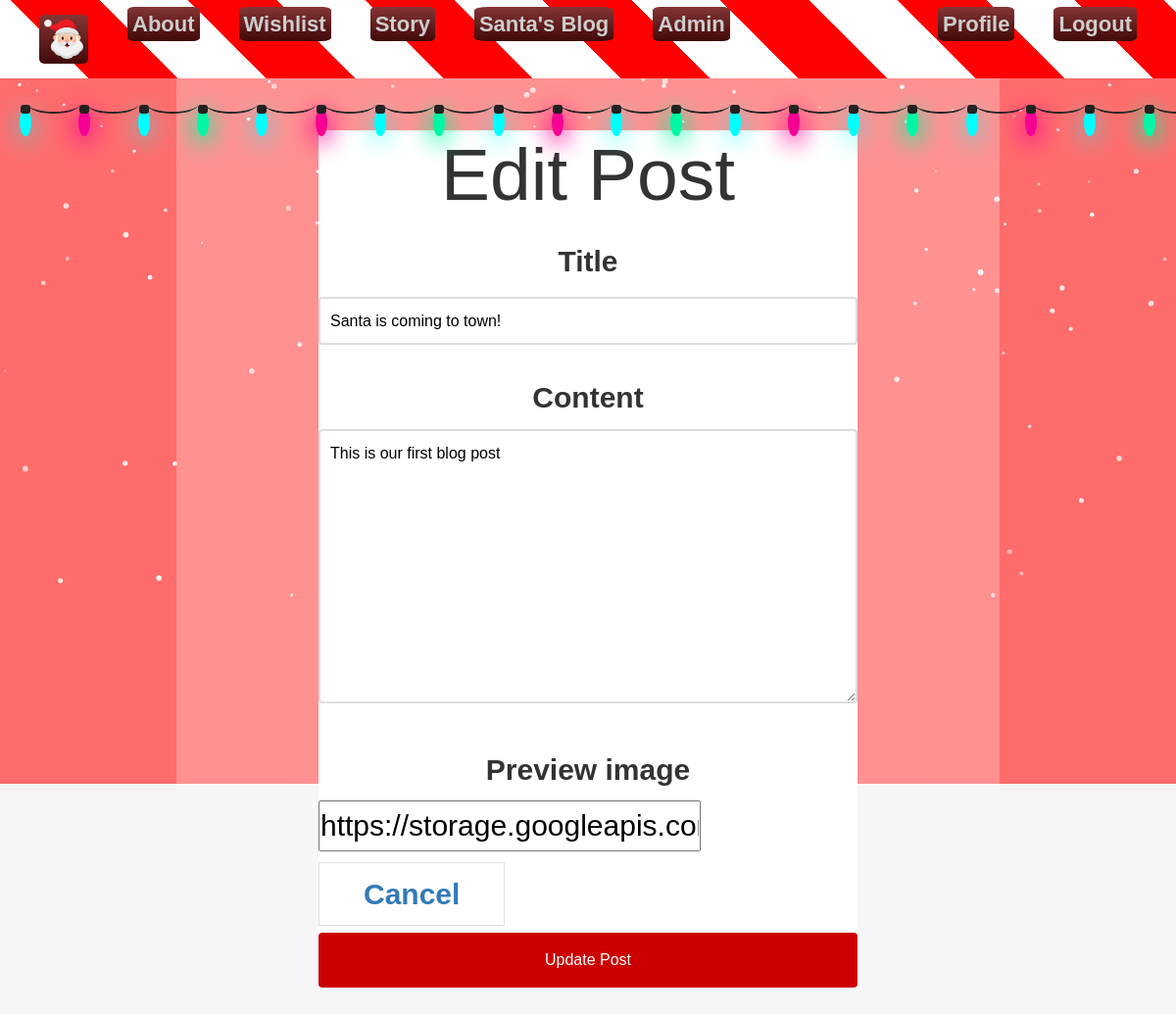
/blogs/1edit/ (signed in), run on an earlier commit of the app's database.
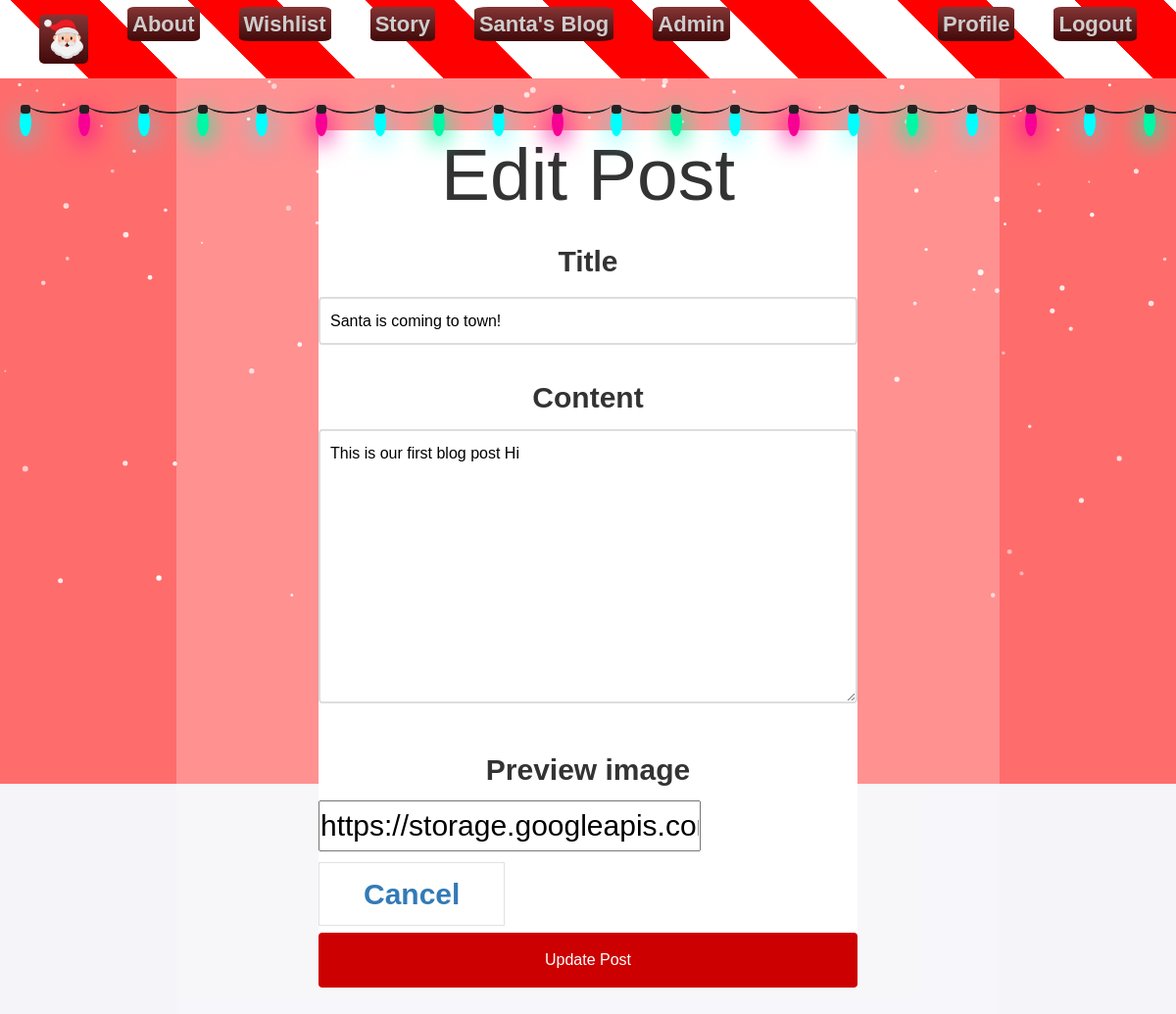
And on a later commit of the database.
### SantasWorkshop/blogs/models.py (models this page shows, shortened)
class BlogPost(models.Model):
    title = models.CharField(max_length=50)
    content = models.TextField()
    preview_image = models.URLField()
    created_date = models.DateTimeField(default=timezone.now)
    published_date = models.DateTimeField(blank=True, null=True)
    author = models.ForeignKey(UserModel, on_delete=models.CASCADE)
    class Meta:
        permissions = [
            ("can_publish_post", "Can publish blog posts"),
            ("can_edit_others_posts", "Can edit posts by other users"),
            ("can_delete_others_posts", "Can delete posts by other users"),
            ("can_view_all_posts", "Can view all posts"),
        ]
    def publish(self):
        self.published_date = timezone.now()
        self.status = 'published'
        self.save()

### SantasWorkshop/blogs/views.py (the view)
# urls.py: path('edit/', views.BlogPostUpdateView.as_view(), name='post_edit'),
class BlogPostUpdateView(PermissionRequiredMixin, UpdateView):
    model = BlogPost
    form_class = BlogPostForm
    template_name = 'blog/post_edit.html'
    permission_required = 'can_edit_others_posts'
    success_url = reverse_lazy('post_list')
    def has_permission(self):
        obj = self.get_object()
        return super().has_permission() or obj.author == self.request.user

### SantasWorkshop/blogs/forms.py
class BlogPostForm(forms.ModelForm):
    class Meta:
        model = BlogPost
        fields = ('title', 'content', 'preview_image',)

### templates/blog/post_edit.html (shortened to what this page needs)
{% extends 'common/base.html' %}
{% block content %}
<div class="container mx-auto p-4">
    <div class="max-w-4xl mx-auto bg-white rounded-lg shadow-md p-6">
        <h1 class="text-2xl font-bold mb-6">{% if form.instance.pk %}Edit{% else %}New{% endif %} Post</h1>
        <form method="post" enctype="multipart/form-data" class="space-y-6">
            {% for field in form %}
            <div class="form-group">
                <label for="{{ field.id_for_label }}" class="block text-sm font-medium text-gray-700 mb-1">
                    {{ field.label }}
                </label>
                {% if field.field.widget.input_type == 'file' %}
                <div class="mt-1 flex justify-center px-6 pt-5 pb-6 border-2 border-gray-300 border-dashed rounded-md">
                    {{ field }}
                </div>
                {% else %}
                    {{ field }}
                {% endif %}
            </div>
            {% endfor %}
            <div class="flex justify-end space-x-4">
                <a href="{% url 'post_list' %}" class="px-4 py-2 border border-gray-300 rounded-md text-gray-700 hover:bg-gray-50">
                    Cancel
                </a>
                <button type="submit" class="px-4 py-2 bg-blue-500 text-white rounded-md hover:bg-blue-600">
                    {% if form.instance.pk %}Update{% else %}Create{% endif %} Post
                </button>
            </div>
        </form>
    </div>
</div>
{% endblock %}

### templates/common/base.html (shortened to what this page needs)
{% load static %}
<!DOCTYPE html>
<html lang="en">
<head>
    <link href="https://cdn.jsdelivr.net/npm/bootstrap@5.3.3/dist/css/bootstrap.min.css" rel="stylesheet"
>
    {% block styles %}
        <link rel="stylesheet" href="{% static 'css/styles.css' %}">
    {% endblock %}
</head>
<body>
{% include 'common/nav.html' %}
{% include 'common/lights.html' %}
<div id="main-background">
    {% include 'common/snow.html' %}
    <main id="main-view">
        {% block content %}
        {% endblock %}
    </main>
</div>
</body>
</html>

### templates/common/nav.html (shortened to what this page needs)
{% load static %}
<nav class="menu-container">
    <a href="{% url 'index' %}" class="menu-logo nb-l">
        <img src="{% static 'images/santa-claus.png' %}" alt="🎅 "/>
    </a>
    <div class="menu">
        <ul>
            <li>
                <a href="{% url 'about' %}" class="nb-l">
                    About
                </a>
            </li>
            <li>
                <a href="{% url 'dash' %}" class="nb-l">
                    Wishlist
                </a>
            </li>
            <li>
                <a href="{% url 'story' %}" class="nb-l">
                    Story
                </a>
            </li>
            <li>
                <a href="{% url 'post_list' %}" class="nb-l">
                    Santa's Blog
                </a>
            </li>
            {% if user.is_superuser or user.is_staff%}
                <li>
                    <a href="{% url 'admin:index' %}" class="nb-l">
                        Admin
                    </a>
                </li>
            {% endif %}
        </ul>
        {% if not request.user.is_authenticated %}
            <ul>
                <li>
                    <a href="{% url 'register' %}" class="nb-l">
                        Register
                    </a>
                </li>
                <li>
                    <a href="{% url 'login' %}" class="nb-l">
                        Login
                    </a>
                </li>
            </ul>
        {% else %}
            <ul>
                <li>
                    <a href="{% url 'profile-details' request.user.pk %}" class="nb-l">
                        Profile
                    </a>
                </li>
                <li>
                    <a href="{% url 'logout' %}" onclick="event.preventDefault(); document.getElementById('logout-form').submit()" class="nb-l">
                        Logout
                    </a>
                </li>
            </ul>
        {% endif %}
    </div>
</nav>

### templates/common/lights.html (shortened to what this page needs)
<ul class="lightrope">
</ul>

### templates/common/snow.html (shortened to what this page needs)
{% load static %}
<section class="sky">
    </section>

### static/css/main.css (style rules this page uses)
#main-background { position: relative; min-height: 100vh; width: auto; overflow: auto; z-index: 10; }
#main-view { position: relative; top: 0; left: 15%; right: 15%; width: 70%; height: auto; background-color: rgba(255, 255, 255, 0.25); padding: 20px; padding-top: 11vh; z-index: 1; }
* { box-sizing: border-box; margin: 0; padding: 0; }
body { font-family: "Roboto", sans-serif; font-weight: 300; font-style: normal; background-color: #f3f0f0; line-height: 1.6; color: #333; }
.container { width: 80%; margin: 0 auto; padding: 20px; max-width: 1200px; }
h1 { text-align: center; color: #333; font-size: 2.5rem; margin-bottom: 20px; }
a { text-decoration: none; color: #337ab7; }

### static/css/nav.css (style rules this page uses)
body, html { margin: 0; padding: 0; overflow-x: hidden; }
.nb-l { background: rgb(65,9,9); background: linear-gradient(0deg, rgba(65,9,9,1) 0%, rgba(133,53,53,1) 100%); border-radius: 10%; padding: 5px; outline: transparent; }
.menu-container { position: fixed; top: 0; left: 0; width: 100%; display: flex; align-items: center; height: 10vh; padding: 20px; z-index: 1100; background-image: repeating-linear-gradient(45deg, white, white 64px, #FF0000 64px, #FF0000 128px); }
.menu-logo { line-height: 0; margin: 0 20px; }
.menu-logo img { max-height: 40px; max-width: 100px; flex-shrink: 0; }
.menu-container a { text-decoration: none; color: #232323; transition: color 0.3s ease; }
.menu ul { list-style: none; }
.menu li { padding: 10px 0; font-size: 22px; }
@media only screen and (min-width: 768px) { .menu-container { width: 100%; } }
@media only screen and (min-width: 768px) { .menu-container a { color: #cdcdcd; } }
@media only screen and (min-width: 768px) { .menu { position: relative; width: 100%; display: flex; justify-content: space-between; } }
@media only screen and (min-width: 768px) { .menu ul { display: flex; padding: 0; } }
@media only screen and (min-width: 768px) { .menu li { padding: 0 20px; } }

### static/css/forms.css (style rules this page uses)
.form-group { margin-bottom: 20px; }
label { display: block; margin-bottom: 8px; color: #333; font-weight: bold; text-align: center; }
input[type="text"], input[type="email"], input[type="password"], input[type="number"], textarea, select { width: 100%; padding: 10px; border: 2px solid #ddd; border-radius: 4px; font-size: 16px; margin-bottom: 10px; transition: border-color 0.3s; }
button[type="submit"] { background-color: #cc0000; color: white; padding: 12px 24px; border: none; border-radius: 4px; cursor: pointer; width: 100%; font-size: 16px; transition: background-color 0.3s; margin-top: 15px; }

### static/css/lights.css (style rules this page uses)
.lightrope { position: fixed; top: 8.5%; z-index: 1000; width: 100%; text-align: center; white-space: nowrap; pointer-events: none; }

### static/css/snow.css (style rules this page uses)
body, html { margin: 0; height: auto; font-weight: 700; font-size: 30px; color: #FFF; }
.sky { height: 100vh; width: 100vw; position: fixed; top: 0; left: 0; z-index: -1; overflow: hidden; }

### static/css/about.css (style rules this page uses)
body { font-family: 'Arial', sans-serif; background-color: #f4f4f9; color: #333; }
main { padding: 2rem 10%; line-height: 1.6; }

What changed in the data, as far as the page shows it:
changed BlogPost "Santa is coming to town!": content "This is our first blog post" → "This is our first blog post Hi"
